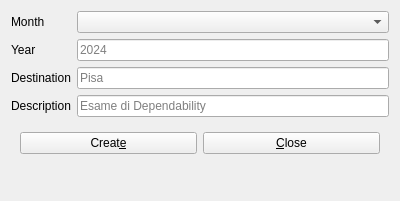
<?xml version="1.0" encoding="UTF-8"?>
<ui version="4.0">
 <class>Form</class>
 <widget class="QWidget" name="Form">
  <property name="geometry">
   <rect>
    <x>0</x>
    <y>0</y>
    <width>400</width>
    <height>201</height>
   </rect>
  </property>
  <property name="windowTitle">
   <string>Form</string>
  </property>
  <layout class="QGridLayout" name="gridLayout">
   <item row="4" column="0" colspan="2">
    <widget class="QWidget" name="widget" native="true">
     <layout class="QGridLayout" name="gridLayout_2">
      <item row="2" column="1">
       <widget class="QPushButton" name="pbClose">
        <property name="text">
         <string>&amp;Close</string>
        </property>
       </widget>
      </item>
      <item row="3" column="0">
       <spacer name="verticalSpacer">
        <property name="orientation">
         <enum>Qt::Vertical</enum>
        </property>
        <property name="sizeHint" stdset="0">
         <size>
          <width>20</width>
          <height>40</height>
         </size>
        </property>
       </spacer>
      </item>
      <item row="2" column="0">
       <widget class="QPushButton" name="pbCreate">
        <property name="text">
         <string>Creat&amp;e</string>
        </property>
       </widget>
      </item>
     </layout>
    </widget>
   </item>
   <item row="0" column="0">
    <widget class="QLabel" name="label">
     <property name="text">
      <string>Month</string>
     </property>
    </widget>
   </item>
   <item row="1" column="0">
    <widget class="QLabel" name="label_2">
     <property name="text">
      <string>Year</string>
     </property>
    </widget>
   </item>
   <item row="2" column="0">
    <widget class="QLabel" name="label_3">
     <property name="text">
      <string>Destination</string>
     </property>
    </widget>
   </item>
   <item row="0" column="1">
    <widget class="QComboBox" name="cbMonth"/>
   </item>
   <item row="2" column="1">
    <widget class="QLineEdit" name="leDestination">
     <property name="placeholderText">
      <string>Pisa</string>
     </property>
    </widget>
   </item>
   <item row="1" column="1">
    <widget class="QLineEdit" name="leYear">
     <property name="placeholderText">
      <string>2024</string>
     </property>
    </widget>
   </item>
   <item row="3" column="0">
    <widget class="QLabel" name="label_4">
     <property name="text">
      <string>Description</string>
     </property>
    </widget>
   </item>
   <item row="3" column="1">
    <widget class="QLineEdit" name="leDescription">
     <property name="placeholderText">
      <string>Esame di Dependability</string>
     </property>
    </widget>
   </item>
  </layout>
 </widget>
 <tabstops>
  <tabstop>cbMonth</tabstop>
  <tabstop>leYear</tabstop>
  <tabstop>leDestination</tabstop>
  <tabstop>leDescription</tabstop>
  <tabstop>pbCreate</tabstop>
  <tabstop>pbClose</tabstop>
 </tabstops>
 <resources/>
 <connections/>
</ui>
